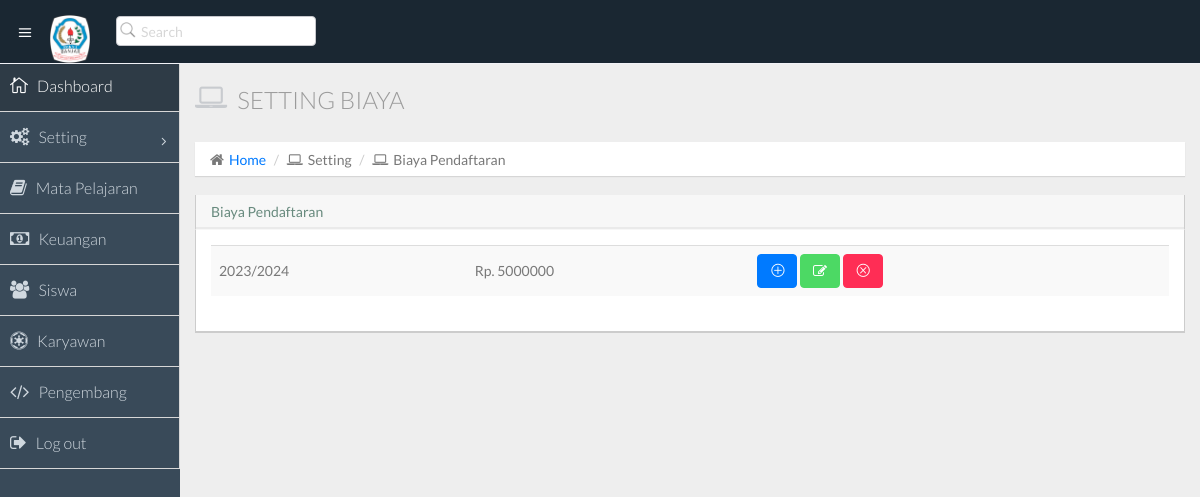
/setting/biaya/ (signed in), run on an earlier commit of the app's database.
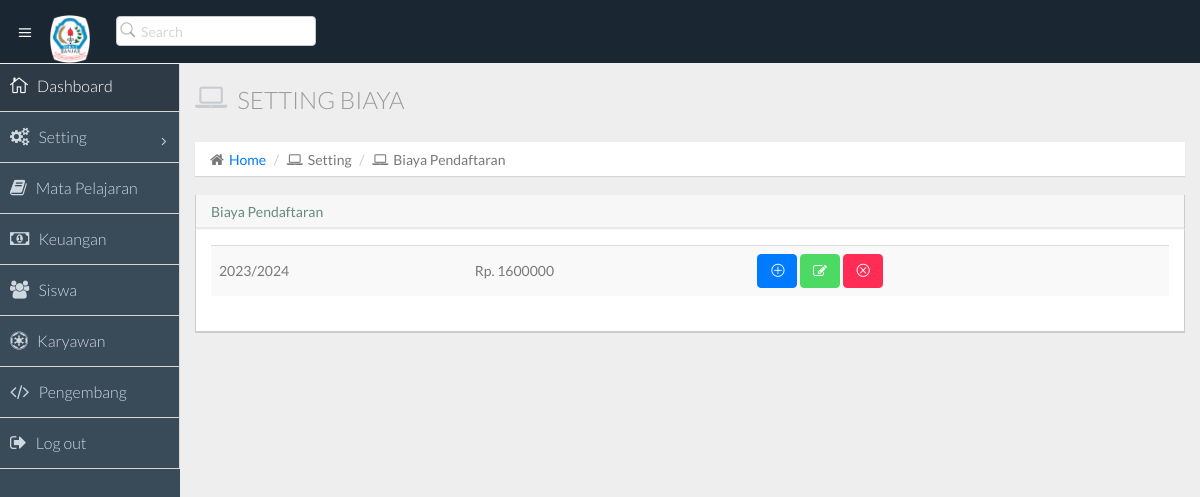
And on a later commit of the database.
### utama/models.py (models this page shows, shortened)
class BiayaPendaftaran(models.Model):
    tahun_pelajaran = models.OneToOneField(TahunPelajaran, on_delete=models.CASCADE)
    uang_masuk = models.CharField(max_length=200)
    class Meta:
        ordering = ['tahun_pelajaran']

class TahunPelajaran(models.Model):
    name = models.CharField(max_length=200, unique=True)
    sekarang = models.BooleanField(default=False, null=True)
    class Meta:
        ordering = ['-name']
    def __str__(self):
        return str(self.name)

### utama/views.py (the view)
# urls.py: path('setting/biaya/', views.BiayaMasuk.as_view(), name='biaya'),
class BiayaMasuk(LoginRequiredMixin, ListView):
    queryset = models.BiayaPendaftaran.objects.all()

### templates/utama/biayapendaftaran_list.html
{% extends 'html.html' %}
{% block page_title %}{% block title %}Setting Biaya{% endblock %}{% endblock %}
{% block breadcrumb %}
<li><i class="fa fa-laptop"></i>Setting</li>
<li><i class="fa fa-laptop"></i>Biaya Pendaftaran</li>
{% endblock breadcrumb %}
{% block heading %}
Biaya Pendaftaran {% if messages %}{% for message in messages %}<span class="text-success">| {{ message }}</span>{% endfor %}{% endif %}
{% endblock heading %}
{% block content %}
<table class="table table-striped table-advance table-hover">
    <tbody>
        {% if object_list %}
        {% for object in object_list %}
        <tr>
            <td>{{ object.tahun_pelajaran }}</td>
            <td>Rp. {{ object.uang_masuk }}</td>
            <td>
                <a href="{% url 'utama:bi-add' %}" class="btn btn-primary"><i class="icon_plus_alt2"></i></a>
                <a href="{% url 'utama:bi-edit' object.id %}" class="btn btn-success"><i class="fa fa-edit"></i></a>
                <a href="#" class="btn btn-danger"><i class="icon_close_alt2"></i></a>
            </td>
        </tr>
        {% endfor %}
        {% else %}
        <tr>
            <td><h2>belum dibuat</h2></td>
            <td><a href="{% url 'utama:bi-add' %}">Buat baru</a></td>
        </tr>
        {% endif %}
    </tbody>
</table>
{% endblock content %}

What changed in the data, as far as the page shows it:
changed BiayaPendaftaran: uang_masuk "5000000" → "1600000"
